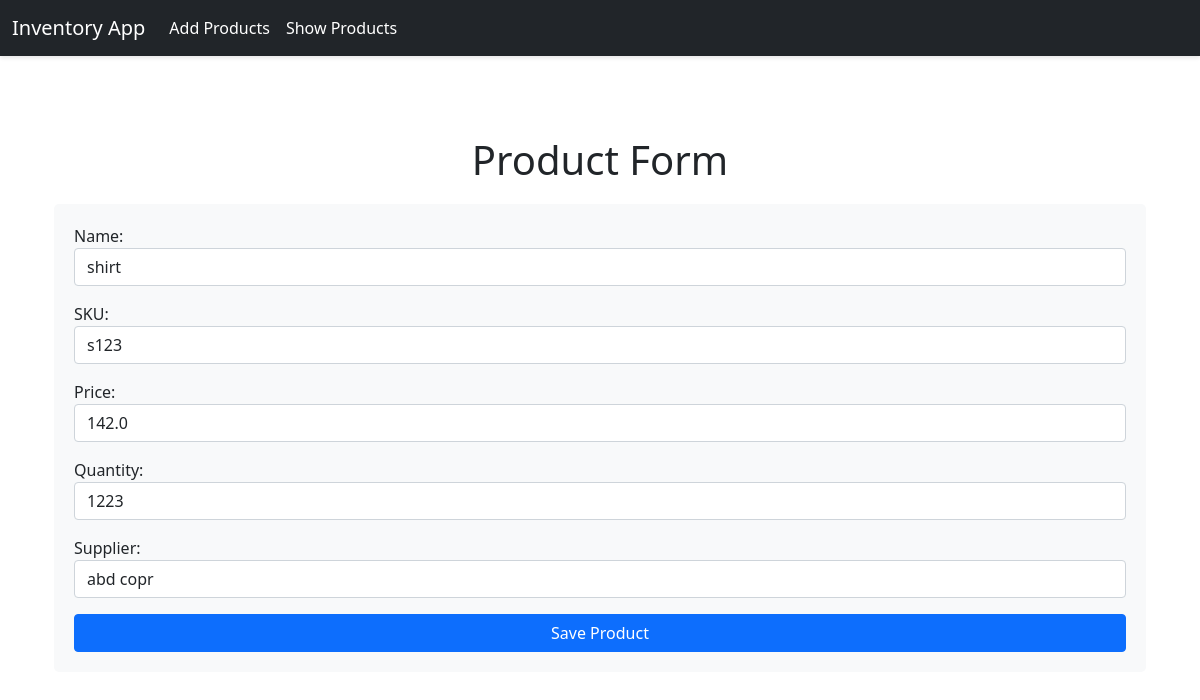
The app's page /update/1/ with its own data.
### invApp/models.py (models this page shows, shortened)
class Product(models.Model):
    product_id = models.AutoField(primary_key=True)
    name= models.CharField(max_length=100)
    sku= models.CharField(max_length=50, unique=True)
    price= models.FloatField()
    quantity= models.IntegerField()
    supplier= models.CharField(max_length=100)

### invApp/views.py (the view)
# urls.py: path('update/<int:product_id>/', views.product_update_view, name='product_update'),
def product_update_view(request, product_id):
    product = Product.objects.get(product_id= product_id)
    form = ProductForm(instance=product)
    if request.method == 'POST':
        form = ProductForm(request.POST,instance=product)
        if form.is_valid():
            form.save()
            return redirect('product_list')
    return render(request, 'invApp/product_form.html', {'form':form})

### invApp/forms.py
class ProductForm(forms.ModelForm):
    class Meta:
        model = Product  # مو models
        fields = '__all__'
        labels = {
            'product_id': 'Product ID',
            'name': 'Name',
            'sku': 'SKU',
            'price': 'Price',
            'quantity': 'Quantity',
            'supplier': 'Supplier',
        }
        widgets = {
            'product_id': forms.NumberInput(attrs={'placeholder': 'e.g 1', 'class': 'form-control'}),
            'name': forms.TextInput(attrs={'placeholder': 'shirt', 'class': 'form-control'}),
            'sku': forms.TextInput(attrs={'placeholder': 'e.g 1', 'class': 'form-control'}),
            'price': forms.NumberInput(attrs={'placeholder': 'e.g 1234', 'class': 'form-control'}),
            'quantity': forms.NumberInput(attrs={'placeholder': 'e.g 0231', 'class': 'form-control'}),
            'supplier': forms.TextInput(attrs={'placeholder': 'abc corp', 'class': 'form-control'}),
        }

### invApp/templates/invApp/product_form.html (shortened to what this page needs)
{% extends "invApp/layout.html" %}
{% block content %}
<div class="container" style="margin-top: 80px;">
    <h1 class="text-center">Product Form</h1>
    <div class="custom-form-container">
        <form method="POST">
            <div class="form-group">
                {{ form.as_p }}
            </div>
            <button type="submit" class="btn btn-primary btn-block">Save Product</button>
        </form>
    </div>
</div>
{% endblock %}

### invApp/templates/invApp/layout.html (style rules this page uses)
body { padding-top: 56px; }
.container { margin-top: 20px; padding-bottom: 20px; }

### invApp/templates/invApp/product_form.html (style rules this page uses)
.custom-form-container { background: #f8f9fa; padding: 20px; border-radius: 5px; margin-top: 20px; }
.btn-block { width: 100%; }

### records on screen
Product: name "shirt", sku "s123", price "142.0", quantity "1223", supplier "abd copr"
